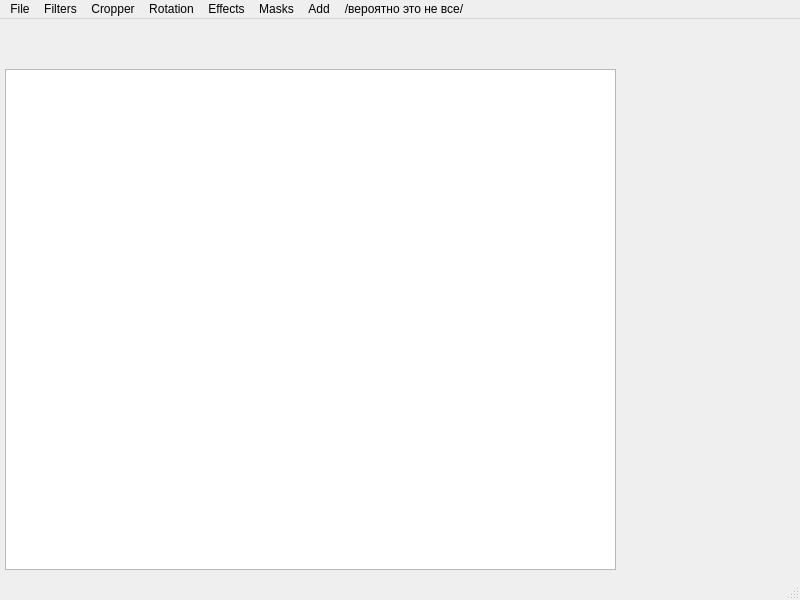
<?xml version="1.0" encoding="UTF-8"?>
<ui version="4.0">
 <class>MainWindow</class>
 <widget class="QMainWindow" name="MainWindow">
  <property name="geometry">
   <rect>
    <x>0</x>
    <y>0</y>
    <width>800</width>
    <height>600</height>
   </rect>
  </property>
  <property name="windowTitle">
   <string>MainWindow</string>
  </property>
  <widget class="QWidget" name="centralwidget">
   <widget class="QGraphicsView" name="graphicsView">
    <property name="geometry">
     <rect>
      <x>5</x>
      <y>50</y>
      <width>611</width>
      <height>501</height>
     </rect>
    </property>
   </widget>
  </widget>
  <widget class="QMenuBar" name="menubar">
   <property name="geometry">
    <rect>
     <x>0</x>
     <y>0</y>
     <width>800</width>
     <height>21</height>
    </rect>
   </property>
   <widget class="QMenu" name="menuOpen_File">
    <property name="title">
     <string>File</string>
    </property>
    <addaction name="actionOpen"/>
    <addaction name="actionNew"/>
    <addaction name="separator"/>
    <addaction name="actionSave"/>
    <addaction name="actionSave_As"/>
   </widget>
   <widget class="QMenu" name="menuFilters">
    <property name="title">
     <string>Filters</string>
    </property>
    <widget class="QMenu" name="menuJust_Blue">
     <property name="title">
      <string>Colors</string>
     </property>
     <addaction name="actionJust_Red"/>
     <addaction name="actionJust_Green"/>
     <addaction name="actionJust_Blue_2"/>
    </widget>
    <widget class="QMenu" name="menuCurvies">
     <property name="title">
      <string>Curvies</string>
     </property>
    </widget>
    <addaction name="actionSepia"/>
    <addaction name="actionNegative"/>
    <addaction name="separator"/>
    <addaction name="menuJust_Blue"/>
    <addaction name="menuCurvies"/>
   </widget>
   <widget class="QMenu" name="menuCropper">
    <property name="title">
     <string>Cropper</string>
    </property>
    <widget class="QMenu" name="menuShape">
     <property name="title">
      <string>Shape</string>
     </property>
     <addaction name="actionSquare_2"/>
     <addaction name="actionTriangle_2"/>
     <addaction name="actionCircle"/>
    </widget>
    <widget class="QMenu" name="menuAspect_Ratio">
     <property name="title">
      <string>Aspect Ratio</string>
     </property>
     <addaction name="action3_4"/>
     <addaction name="action4_4"/>
     <addaction name="action16_10"/>
     <addaction name="action3_2"/>
    </widget>
    <widget class="QMenu" name="menuFor_Social_Network">
     <property name="title">
      <string>For Social Network</string>
     </property>
     <addaction name="actionInstagram_Stories_2"/>
     <addaction name="actionTwitter_Youtube_Header"/>
    </widget>
    <addaction name="menuShape"/>
    <addaction name="menuAspect_Ratio"/>
    <addaction name="menuFor_Social_Network"/>
    <addaction name="separator"/>
    <addaction name="actionFree_Crop"/>
   </widget>
   <widget class="QMenu" name="menuRotation">
    <property name="title">
     <string>Rotation</string>
    </property>
    <addaction name="actionLeft"/>
    <addaction name="actionRight"/>
    <addaction name="actionFlip_from_right_to_left"/>
    <addaction name="actionFlip_vertically"/>
   </widget>
   <widget class="QMenu" name="menuEffects">
    <property name="title">
     <string>Effects</string>
    </property>
    <addaction name="action_4"/>
   </widget>
   <widget class="QMenu" name="menuMasks">
    <property name="title">
     <string>Masks</string>
    </property>
    <addaction name="action_5"/>
   </widget>
   <widget class="QMenu" name="menuAdd">
    <property name="title">
     <string>Add</string>
    </property>
    <addaction name="actionSTicker"/>
    <addaction name="actionPhoto"/>
    <addaction name="actionText"/>
   </widget>
   <widget class="QMenu" name="menu">
    <property name="title">
     <string>/вероятно это не все/</string>
    </property>
   </widget>
   <addaction name="menuOpen_File"/>
   <addaction name="menuFilters"/>
   <addaction name="menuCropper"/>
   <addaction name="menuRotation"/>
   <addaction name="menuEffects"/>
   <addaction name="menuMasks"/>
   <addaction name="menuAdd"/>
   <addaction name="menu"/>
  </widget>
  <widget class="QStatusBar" name="statusbar"/>
  <action name="actionSepia">
   <property name="text">
    <string>Sepia</string>
   </property>
  </action>
  <action name="actionNegative">
   <property name="text">
    <string>Negative</string>
   </property>
  </action>
  <action name="actionJust_Green">
   <property name="text">
    <string>Just Green</string>
   </property>
  </action>
  <action name="actionJust_Red">
   <property name="text">
    <string>Just Red</string>
   </property>
  </action>
  <action name="actionSquare">
   <property name="text">
    <string>Square</string>
   </property>
  </action>
  <action name="actionTriangle">
   <property name="text">
    <string>Triangle</string>
   </property>
  </action>
  <action name="action16_9">
   <property name="text">
    <string>16:9</string>
   </property>
  </action>
  <action name="action4_3">
   <property name="text">
    <string>4:3</string>
   </property>
  </action>
  <action name="action9_16">
   <property name="text">
    <string>9:16</string>
   </property>
  </action>
  <action name="actionSquare_2">
   <property name="text">
    <string>Square</string>
   </property>
  </action>
  <action name="actionTriangle_2">
   <property name="text">
    <string>Triangle</string>
   </property>
  </action>
  <action name="actionCircle">
   <property name="text">
    <string>Circle</string>
   </property>
  </action>
  <action name="action4_4">
   <property name="text">
    <string>4:3</string>
   </property>
  </action>
  <action name="action16_10">
   <property name="text">
    <string>16:9</string>
   </property>
  </action>
  <action name="action3_4">
   <property name="text">
    <string>3:4</string>
   </property>
  </action>
  <action name="action9_17">
   <property name="text">
    <string>9:16</string>
   </property>
  </action>
  <action name="action3_2">
   <property name="text">
    <string>3:2</string>
   </property>
  </action>
  <action name="actionInstagram_Stories">
   <property name="text">
    <string>Instagram Stories</string>
   </property>
  </action>
  <action name="actionInstagram_Stories_2">
   <property name="text">
    <string>Instagram Stories</string>
   </property>
  </action>
  <action name="actionTwitter_Youtube_Header">
   <property name="text">
    <string>Twitter/Youtube Header</string>
   </property>
  </action>
  <action name="actionFree_Crop">
   <property name="text">
    <string>Free Crop</string>
   </property>
  </action>
  <action name="actionJust_Blue_2">
   <property name="text">
    <string>Just Blue</string>
   </property>
  </action>
  <action name="actionLeft">
   <property name="text">
    <string>Left</string>
   </property>
  </action>
  <action name="actionRight">
   <property name="text">
    <string>Right</string>
   </property>
  </action>
  <action name="actionFlip_from_right_to_left">
   <property name="text">
    <string>Flip Horizontally</string>
   </property>
  </action>
  <action name="actionFlip_vertically">
   <property name="text">
    <string>Flip Vertically</string>
   </property>
  </action>
  <action name="action_4">
   <property name="text">
    <string>/буду дополнять и пополнять/</string>
   </property>
  </action>
  <action name="action_5">
   <property name="text">
    <string>/дополнять/</string>
   </property>
  </action>
  <action name="actionOpen">
   <property name="text">
    <string>Open</string>
   </property>
  </action>
  <action name="actionNew">
   <property name="text">
    <string>New</string>
   </property>
  </action>
  <action name="actionSave">
   <property name="text">
    <string>Save</string>
   </property>
  </action>
  <action name="actionSave_As">
   <property name="text">
    <string>Save As</string>
   </property>
  </action>
  <action name="actionSTicker">
   <property name="text">
    <string>Sticker</string>
   </property>
  </action>
  <action name="actionPhoto">
   <property name="text">
    <string>Photo</string>
   </property>
  </action>
  <action name="actionText">
   <property name="text">
    <string>Text</string>
   </property>
  </action>
 </widget>
 <resources/>
 <connections/>
</ui>
